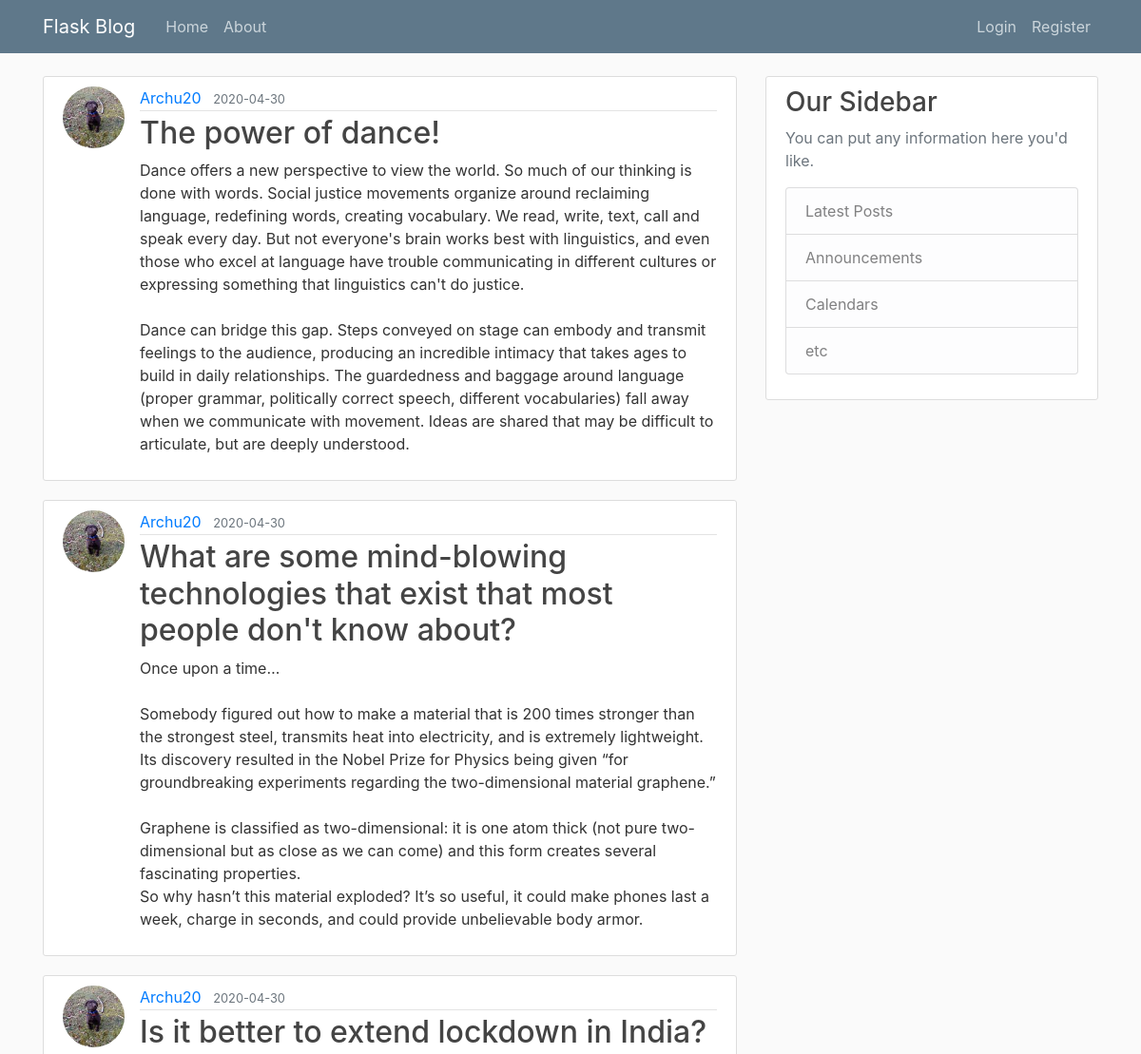
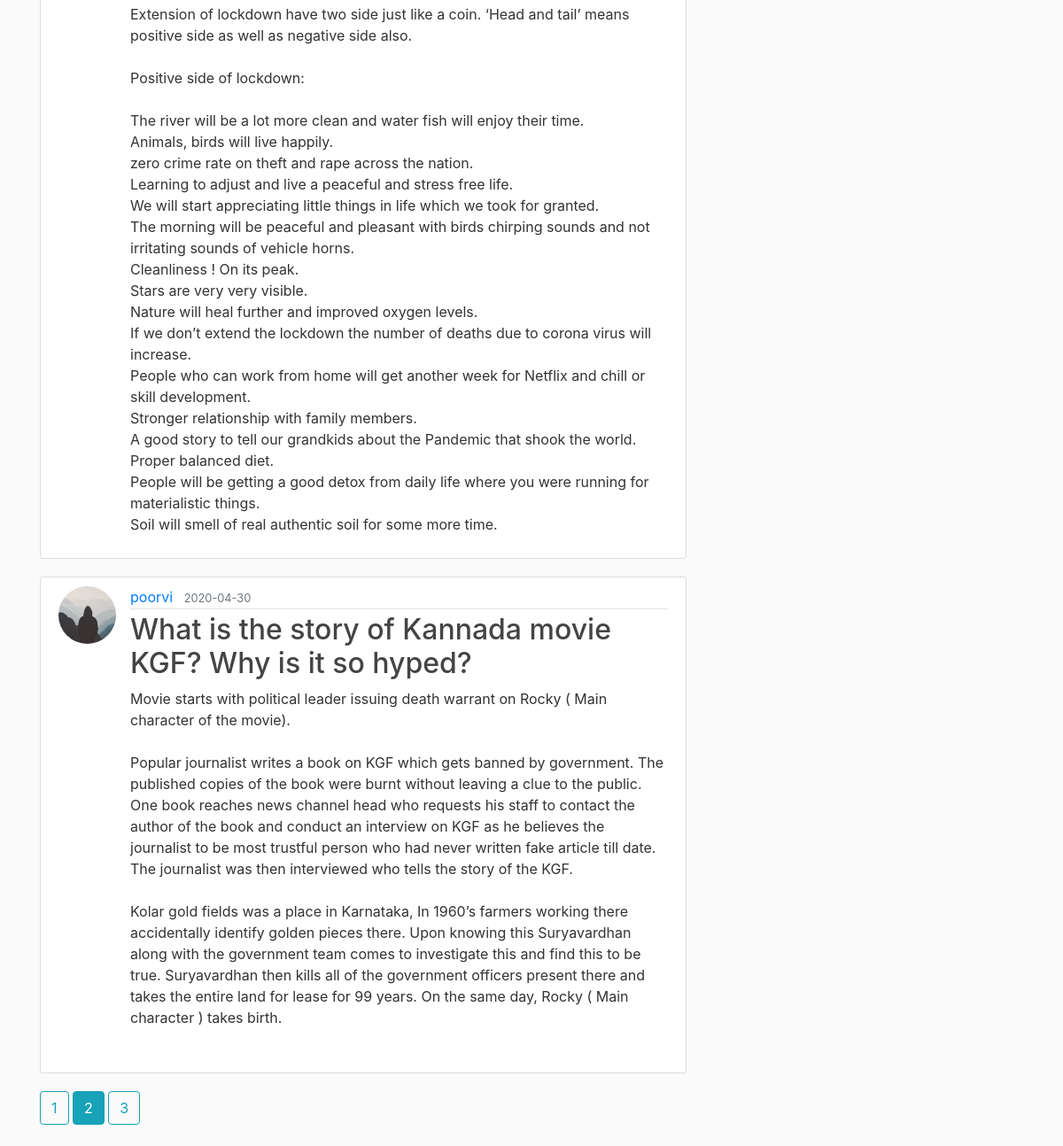
The page /home?page=2 on the database its author committed (2 pictures, top to bottom).
### flaskblog/models.py (models this page shows, shortened)
class Post(db.Model):
    id=db.Column(db.Integer,primary_key=True)
    title=db.Column(db.String(100),nullable=False)
    date_posted=db.Column(db.DateTime,nullable=False,default=datetime.utcnow)
    content=db.Column(db.Text,nullable=False)
    user_id = db.Column(db.Integer, db.ForeignKey('user.id'), nullable=False)

class User(db.Model,UserMixin):
    id = db.Column(db.Integer,primary_key=True)
    username = db.Column(db.String(20),unique=True,nullable=False)
    email= db.Column(db.String(120),unique=True,nullable=False)
    image_file= db.Column(db.String(20),nullable=False,default='default.jpg')
    password=db.Column(db.String(60),nullable=False)
    posts = db.relationship('Post', backref='author', lazy=True)

### flaskblog/main/routes.py (the view)
@main.route("/")
@main.route("/home")
def home():
    page = request.args.get('page',1,type=int)
    posts= Post.query.order_by(Post.date_posted.desc()).paginate(page=page,per_page=4)
    return render_template('home.html',posts=posts)

### flaskblog/templates/home.html
{% extends "layout.html" %}
{% block content%}
    {% for post in posts.items%}
    <article class="media content-section">
      <img class="rounded-circle article-img"src="{{ url_for('static',filename='profile_pics/'+post.author.image_file)}}" alt="">
        <div class="media-body">
          <div class="article-metadata">
            <a class="mr-2" href="{{url_for('users.user_posts',username=post.author.username)}}">{{ post.author.username }}</a>
            <small class="text-muted">{{ post.date_posted.strftime('%Y-%m-%d') }}</small>
          </div>
          <h2><a class="article-title" href="{{ url_for('posts.post',post_id=post.id)}}">{{ post.title }}</a></h2>
          <p class="article-content">{{ post.content }}</p>
        </div>
      </article>
    {% endfor %}
    {% for page_num in posts.iter_pages(left_edge=1,right_edge=1,left_current=1,right_current=2)%}
    {% if page_num %}
      {% if posts.page == page_num %}
        <a class="btn btn-info mb-4" href="{{url_for('main.home',page=page_num)}}">{{page_num}}</a>
      {% else %}
        <a class="btn btn-outline-info mb-4" href="{{url_for('main.home',page=page_num)}}">{{page_num}}</a>
      {% endif %}
    {% else %}
      ...
    {% endif %}
    {% endfor %}
{% endblock content%}

### flaskblog/static/main.css (style rules this page uses)
body { background: #fafafa; color: #333333; margin-top: 5rem; }
h1, h2, h3, h4, h5, h6 { color: #444444; }
.content-section { background: #ffffff; padding: 10px 20px; border: 1px solid #dddddd; border-radius: 3px; margin-bottom: 20px; }
.article-title { color: #444444; }
.article-content { white-space: pre-line; }
.article-img { height: 65px; width: 65px; margin-right: 16px; }
.article-metadata { padding-bottom: 1px; margin-bottom: 4px; border-bottom: 1px solid #e3e3e3 }

### rows shown on the page
Post: image_file (picture), author.username "Archu20", date_posted "2020-04-30", title "The power of dance!", content "Dance offers a new perspective to view the world. So much of our thinking is done with words. Social justice movements organize around reclaiming language, redefining words, creating vocabulary. We read, write, text, call and speak every day. But not everyone's brain works best with linguistics, and even those who excel at language have trouble communicating in different cultures or expressing something that linguistics can't do justice. Dance can bridge this gap. Steps conveyed on stage can embody and transmit feelings to the audience, producing an incredible intimacy that takes ages to build in daily relationships. The guardedness and baggage around language (proper grammar, politically…"
Post: image_file (picture), author.username "Archu20", date_posted "2020-04-30", title "What are some mind-blowing technologies that exist that most people don't know about?", content "Once upon a time… Somebody figured out how to make a material that is 200 times stronger than the strongest steel, transmits heat into electricity, and is extremely lightweight. Its discovery resulted in the Nobel Prize for Physics being given “for groundbreaking experiments regarding the two-dimensional material graphene.” Graphene is classified as two-dimensional: it is one atom thick (not pure two-dimensional but as close as we can come) and this form creates several fascinating properties. So why hasn’t this material exploded? It’s so useful, it could make phones last a week, charge in seconds, and could provide unbelievable body armor."
Post: image_file (picture), author.username "Archu20", date_posted "2020-04-30", title "Is it better to extend lockdown in India?", content "Extension of lockdown have two side just like a coin. ‘Head and tail’ means positive side as well as negative side also. Positive side of lockdown: The river will be a lot more clean and water fish will enjoy their time. Animals, birds will live happily. zero crime rate on theft and rape across the nation. Learning to adjust and live a peaceful and stress free life. We will start appreciating little things in life which we took for granted. The morning will be peaceful and pleasant with birds chirping sounds and not irritating sounds of vehicle horns. Cleanliness ! On its peak. Stars are very very visible. Nature will heal further and improved oxygen levels. If we don’t extend the lockdown…"
Post: image_file (placeholder picture), author.username "poorvi", date_posted "2020-04-30", title "What is the story of Kannada movie KGF? Why is it so hyped?", content "Movie starts with political leader issuing death warrant on Rocky ( Main character of the movie). Popular journalist writes a book on KGF which gets banned by government. The published copies of the book were burnt without leaving a clue to the public. One book reaches news channel head who requests his staff to contact the author of the book and conduct an interview on KGF as he believes the journalist to be most trustful person who had never written fake article till date. The journalist was then interviewed who tells the story of the KGF. Kolar gold fields was a place in Karnataka, In 1960’s farmers working there accidentally identify golden pieces there. Upon knowing this Suryavardhan…"

### other values the page prints
{{ page_num }} "1" "3"
{{ page_num }} "2"
